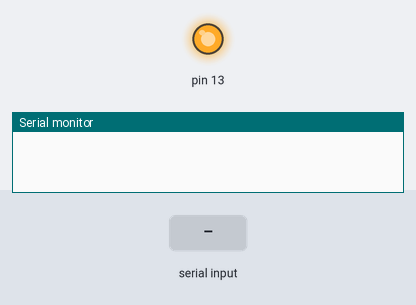
The sketch below on a simulated Arduino Uno, built with avr-gcc and run on an emulated ATmega328P. On the bench: output pins drawn as LEDs (lit = HIGH), the last lines printed to the serial monitor. Inputs (shaded band) come from the test bench.

Above: at 1.2 s.
1.3 s: byte 30 received over Serial
At 1.9 s:
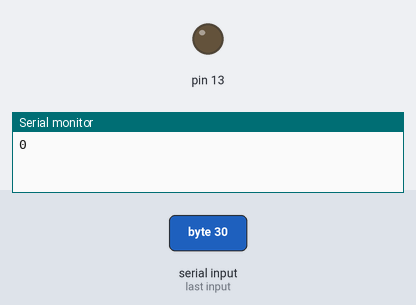
Timing chart, 0 to 4.3 s (numbered marks = the images above; inputs shaded):
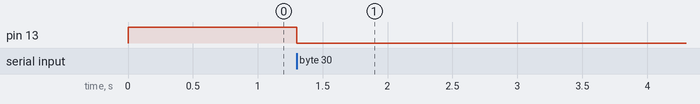

Measured:
- after the input at 1.3 s, pin 13: HIGH → LOW at once

The sketch:

Serial_control_arduino.ino
```cpp
void setup() {
  Serial.begin(115200);
  pinMode(13,OUTPUT);
  analogWrite(13,150);
}

unsigned short val;

void loop() {
  if(Serial.available()>0){
    Serial.println(val);
    val=Serial.read()*3;
    analogWrite(13,val);
  }
}
```
